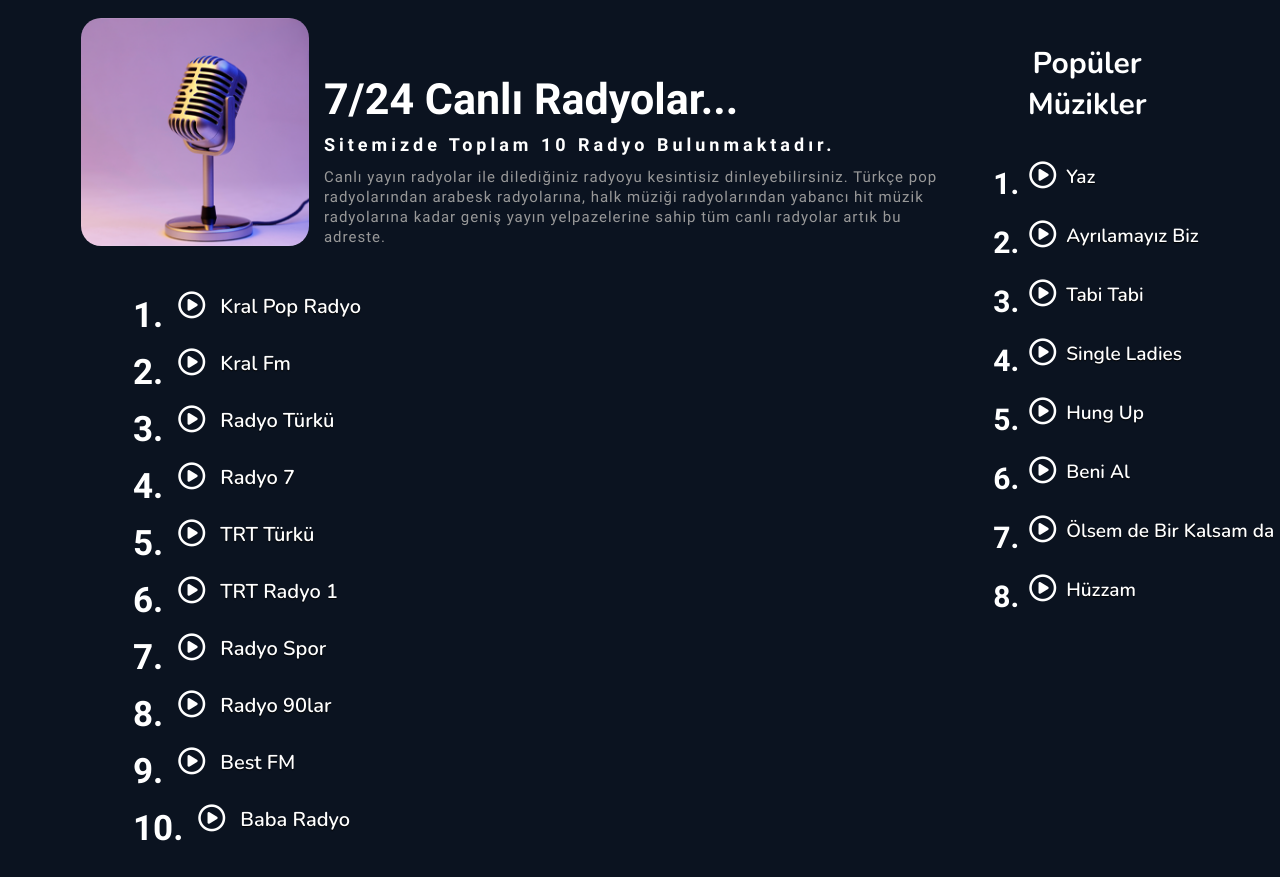
The page /radyolar.php on the database its author committed.
### tables this page shows
CREATE TABLE IF NOT EXISTS `muzikler` (
  `id` int(11) NOT NULL AUTO_INCREMENT,
  `adi` varchar(50) NOT NULL,
  `sanatci` varchar(50) NOT NULL,
  `url` varchar(200) NOT NULL,
  `kategori` int(11) DEFAULT NULL,
  PRIMARY KEY (`id`)
);

CREATE TABLE IF NOT EXISTS `radyolar` (
  `id` int(11) NOT NULL AUTO_INCREMENT,
  `adi` varchar(50) NOT NULL,
  `url` varchar(100) NOT NULL,
  PRIMARY KEY (`id`)
);

### radyolar.php (the view)
<?php
require_once './ana.php';
?>
<section id="tumradyolar">
            <div id="radyogorsel">
               <img src="img/tumradyolar.png" class="imgradyo">
            </div>
            <div id="ayrintilar">
                <h1>7/24 Canlı Radyolar...</h1>
                <h2>Sitemizde Toplam <?php echo $conn->query("Select COUNT(adi) FROM radyolar")->fetchColumn(); ?> Radyo Bulunmaktadır.</h2>
                <p>Canlı yayın radyolar ile dilediğiniz radyoyu kesintisiz dinleyebilirsiniz. Türkçe pop radyolarından arabesk radyolarına, halk müziği radyolarından yabancı hit müzik radyolarına kadar geniş yayın yelpazelerine sahip tüm canlı radyolar artık bu adreste.</p>
            </div>
            <div id="populer">
                <h1>Popüler Müzikler</h1>
                <table id="muzikler">
                      <?php
                        $sira = 1;
                        $muzigim = $conn->query("SELECT * FROM muzikler ORDER BY rand() LIMIT 8")->fetchAll();
                        foreach ($muzigim as $muzik) {
                            echo "<tr>";
                            echo "<td onclick='parent.ust.listem(this)' data-name='". $muzik['sanatci']. " - " .$muzik['adi'] ."'data-src=https://docs.google.com/uc?export=open&id=". $muzik['url'] .">";
                            echo "<div class='muzikz'>";
                            echo "<h1>". $sira.".". "</h1>";
                            echo "<i class='fa-regular fa-circle-play ikonmzk'></i>";
                            echo "<h3>". $muzik['adi']. "</h3>";
                            echo "</div>";
                            echo "</td>";
                            echo "</tr>";
                            $sira++;
                    }
                    ?>
               </table>
            </div>
            <div id="tablolar">
               <table id="radyotablosu">
                      <?php
                        $sira = 1;
                        $radyomuz = $conn->query("SELECT * FROM radyolar")->fetchAll();
                        foreach ($radyomuz as $radyo) {
                            echo "<tr>";
                            echo "<td id='radyotablosu' onclick='parent.ust.listem(this)' data-name='". $radyo['adi'] ."' data-src='". $radyo['url']. "'>";
                            echo "<div class='tutucu'>";
                            echo "<h1>". $sira.".". "</h1>";
                            echo "<i class='fa-regular fa-circle-play ikonlar'></i>";
                            echo "<h3>". $radyo['adi']. "</h3>";
                            echo "</div>";
                            echo "</td>";
                            echo "</tr>";
                            $sira++;
                    }
                    ?>
               </table>
            </div>
</section>
<?php
require_once './son.php';
?>

### ana.php (shortened to what this page needs)
<!DOCTYPE html>
<html lang="tr">
<head>
    <link rel="stylesheet" href="css/style.css">
</head>
<body>

### son.php (shortened to what this page needs)
</body>
</html>

### css/style.css (style rules this page uses)
* { box-sizing: border-box; }
body { margin-bottom: 55px; background-color: #0b1320; font-family: 'Nunito', sans-serif; }
h3 { font-size: 50px; color: white; text-shadow: 0px 1px 1px black; font-weight: 600; }
#tumradyolar { width:90%; height: 100%; margin: auto; display: flex; padding: 10px; column-gap: 15px; }
#radyogorsel { border-radius: 20px; margin-bottom: 20px; height: 240px; width: 240px; }
#populer { border-radius: 10px; margin-bottom: 20px; height: 800px; width: 20%; }
.imgradyo { border-radius: 20px; width: 100% }
#ayrintilar { height: 240px; width: 60%; border-radius: 10px; line-height:3px; font-family: 'Baloo Tammudu 2', sans-serif; }
#ayrintilar h1 { color: white; font-size: 43px; margin-top: 80px; }
#ayrintilar p { color: #999; letter-spacing: 1px; font-size: 15px; line-height:20px; }
#ayrintilar h2 { color: white; letter-spacing: 4px; font-size: 18px; line-height:15px; }
#populer h1 { color: white; font-size: 30px; text-align: center; }
#tablolar { border-radius: 20px; height: 50%; width: 66.7%; position: absolute; top: 280px; left: 100px; }
.tutucu { height: 50px; width: 1100px; display: flex; line-height: 1px; margin-top: 3px; column-gap: 15px; }
.ikonlar { color: white; font-size: 27px; margin-top: 6px; }
.tutucu h1 { font-size: 35px; color: white; font-family: 'Baloo Tammudu 2', sans-serif; margin-left: 30px; line-height: 1px; text-align: center; }
.tutucu h3 { color: white; font-family: 'Nunito', sans-serif; font-size: 20px; }
.muzikz { height: 50px; width: 345px; margin-top: 5px; margin-left: 5px; display: flex; column-gap: 10px; }
.muzikz h3 { color: white; font-family: 'Nunito', sans-serif; font-size: 19px; line-height: 1px; }
.muzikz h1 { font-size: 5px; color: white; font-family: 'Baloo Tammudu 2', sans-serif; margin-left: 10px; line-height: 2px; }
.ikonmzk { color: white; font-size: 27px; margin-top: 4px; }

### rows shown on the page
muzikler: adi "Yaz"
muzikler: adi "Ayrılamayız Biz"
muzikler: adi "Tabi Tabi"
muzikler: adi "Single Ladies"
muzikler: adi "Hung Up"
muzikler: adi "Beni Al"
muzikler: adi "Ölsem de Bir Kalsam da"
muzikler: adi "Hüzzam"
radyolar: adi "Kral Pop Radyo"
radyolar: adi "Kral Fm"
radyolar: adi "Radyo Türkü"
radyolar: adi "Radyo 7"
radyolar: adi "TRT Türkü"
radyolar: adi "TRT Radyo 1"
radyolar: adi "Radyo Spor"
radyolar: adi "Radyo 90lar"
radyolar: adi "Best FM"
radyolar: adi "Baba Radyo"

### other values the page prints
$conn->query("Select COUNT(adi) FROM radyolar")->fetchColumn() "10"
